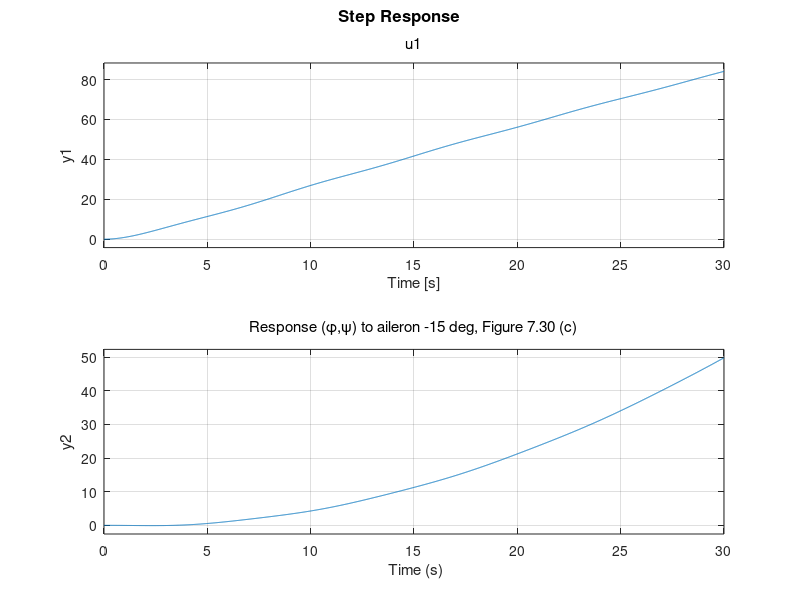

MATLAB code for this plot:
% Lateral B747 with control
% M=0.8 at 40000 ft altitude
u0=774;
theta0=0;
b=195.7;
% x = [ v p r phi]
A =[   -0.0558         0.0      -774.0000      32.2000
       -0.003865      -0.4342      0.4136       0.0
        0.001086      -0.006112   -0.1458       0.0
        0.0            1.0000      0.0          0.0    ];
% c = [da dr]'
B=[ 0.0       5.642
   -0.1431    0.1144
    0.003741 -0.4859
    0.0       0.0];
% psidot=r*sec(theta0)
% ydot=u0*psi*cos(theta0)+v

% Extend A to also include psi and y

Aext=[      A                  zeros(4,2)
   0 0 sec(theta0) 0         0               0
   1 0   0         0    u0*cos(theta0)       0];
Bext=[B;zeros(2,2)];
% Define output matrix with [v p r phi psi y]

Cext=[1 0 0 0 0 0
      0 1 0 0 0 0
      0 0 1 0 0 0
      0 0 0 1 0 0
      0 0 0 0 1 0
      0 0 0 0 0 1 ];
Dext=zeros(6,2);

vscal=[1/u0 b/(2*u0)  b/(2*u0) 1 1 ];

% Figures
close all
sys0=ss(Aext,(-15*pi/180)*Bext(:,1),Cext(1,:),Dext(1,1));
bode(sys0)
temp=input('<cr> for next');
clf

T=0:.01:30;
sys1=ss(Aext,(-15*pi/180)*Bext(:,1),Cext(1,:),Dext(1,1));
step(sys1,T);
title('Response to aileron -15 deg, Figure 7.30 (a)')
xlabel(' Time (s)');ylabel('v (fps)');
temp=input('<cr> for next');

T=0:.01:30;
sys2=ss(Aext,(-15*pi/180)*Bext(:,1),Cext(2:3,:),Dext(2:3,1));
step(sys2,T);
title('Response (p,r) to aileron -15 deg, Figure 7.30 (b)')
xlabel(' Time (s)');
temp=input('<cr> for next');

T=0:.01:30;
sys3=ss(Aext,(-15*pi/180)*Bext(:,1),(180/pi)*Cext(4:5,:),Dext(4:5,1));
step(sys3,T);
title('Response (\phi,\psi) to aileron -15 deg, Figure 7.30 (c)')
xlabel(' Time (s)');

% Use impulse instead...
